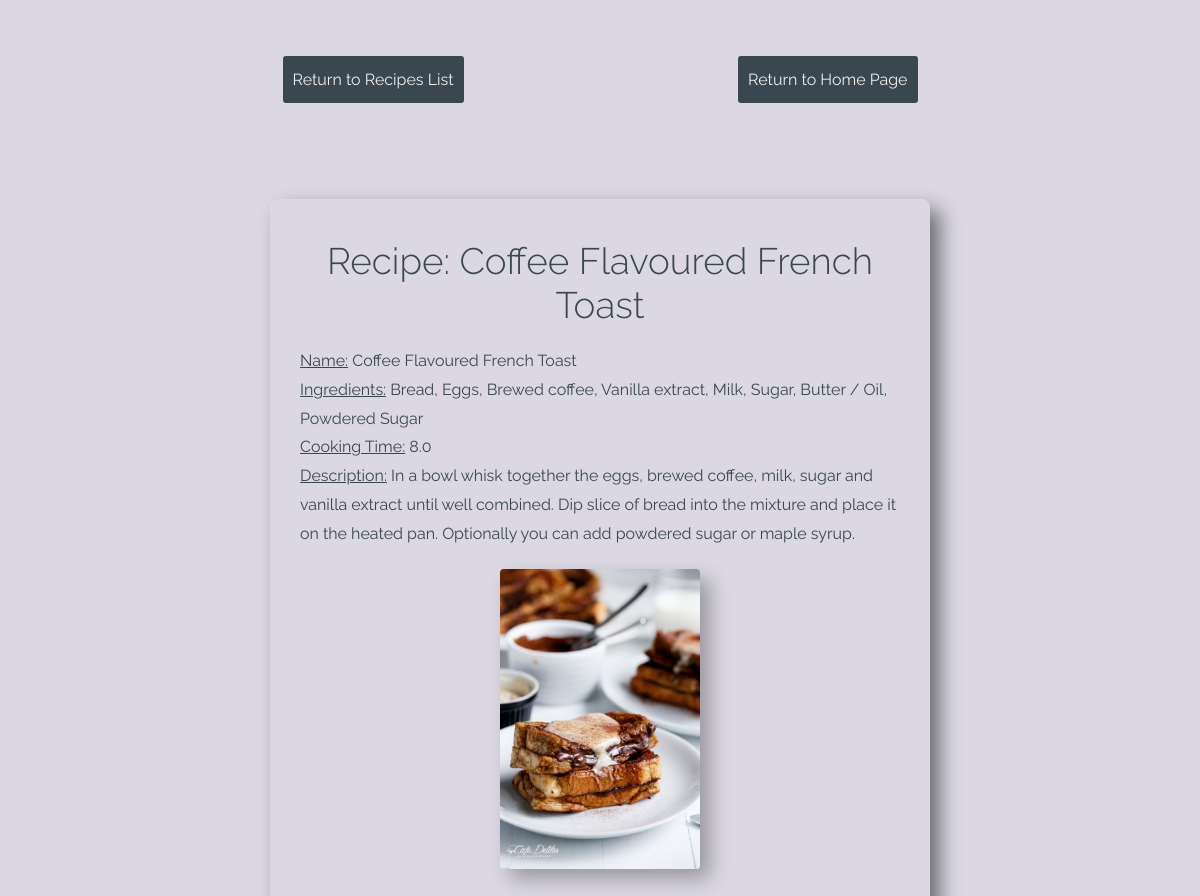
The page /home/recipes/1 (signed in) on the database its author committed.
### recipes/models.py (models this page shows, shortened)
class Recipe(models.Model):
    name = models.CharField(max_length=120)
    pic = models.ImageField(upload_to="recipes", default="")
    ingredients = models.CharField(max_length=400)
    cooking_time = models.FloatField(help_text="in minutes")
    description = models.TextField()

### recipes/views.py (the view)
# urls.py: path("recipes/<pk>", RecipeDetailView.as_view(), name="detail"),
class RecipeDetailView(LoginRequiredMixin, DetailView):
    model = Recipe
    template_name = "recipes/detail_page.html"

### recipes/templates/recipes/detail_page.html (shortened to what this page needs)
{% load static %}
<!DOCTYPE html>
<html>
    <head>
    <link rel="stylesheet" type="text/css" href="{% static 'recipes/css/styles_detail.css' %}" />
    </head>
</html>
<body>
    <div class="return_btn">
        <p><a href="{% url 'recipes:recipes-list' %}">Return to Recipes List</a></p>
        <p><a href="{% url 'recipes:home' %}">Return to Home Page</a></p>
    </div>
    <div class="details-card">
        <h2>Recipe: {{object.name}}</h2>
        <div class="detail">
            <b>Name:</b> {{object.name}} <br>
            <b>Ingredients:</b> {{object.ingredients}} <br>
            <b>Cooking Time:</b> {{object.cooking_time}} <br>
            <b>Description:</b> {{object.description}} <br>
        </div>
        <img src="{{object.pic.url}}" width="200" height="200" />
    </div>
</body>

### static/recipes/css/styles_detail.css (style rules this page uses)
:root { --bgPrimaryColor: #dbd8e3; --bgSecondaryColor: #e6dedd; --btnColor: #3a4750; --primaryTextColor: #222831; --secondaryTextColor: #eeeeee; }
body { font-family: 'Raleway'; background-color: var(--bgPrimaryColor); color: var(--secondaryTextColor); }
.details-card { border: none; border-radius: 8px; box-shadow: 10px 10px 20px rgba(0, 0, 0, 0.5); padding: 30px; max-width: 600px; margin: 80px auto; color: var(--btnColor); }
.details-card h2 { font-size: 2.3em; font-weight: 300; margin: 10px; text-align: center; }
.detail { margin-top: 20px; margin-bottom: 10px; line-height: 1.8em; }
.detail b { font-weight: 400; text-decoration: underline; }
.details-card img { display: block; margin: 20px auto; max-width: 100%; height: auto; border-radius: 4px; box-shadow: 10px 10px 20px rgba(0, 0, 0, 0.3); }
.return_btn { display: flex; justify-content: space-evenly; align-items: center; margin-top: 40px; }
.return_btn p { border: none; border-radius: 3px; padding: 14px 10px; background-color: var(--btnColor); transition: box-shadow 0.3s ease; }
.return_btn a { text-decoration: none; color: var(--secondaryTextColor); }

### rows shown on the page
Recipe: name "Coffee Flavoured French Toast", ingredients "Bread, Eggs, Brewed coffee, Vanilla extract, Milk, Sugar, Butter / Oil, Powdered Sugar", cooking_time "8.0", description "In a bowl whisk together the eggs, brewed coffee, milk, sugar and vanilla extract until well combined. Dip slice of bread into the mixture and place it on the heated pan. Optionally you can add powdered sugar or maple syrup.", pic (picture)
